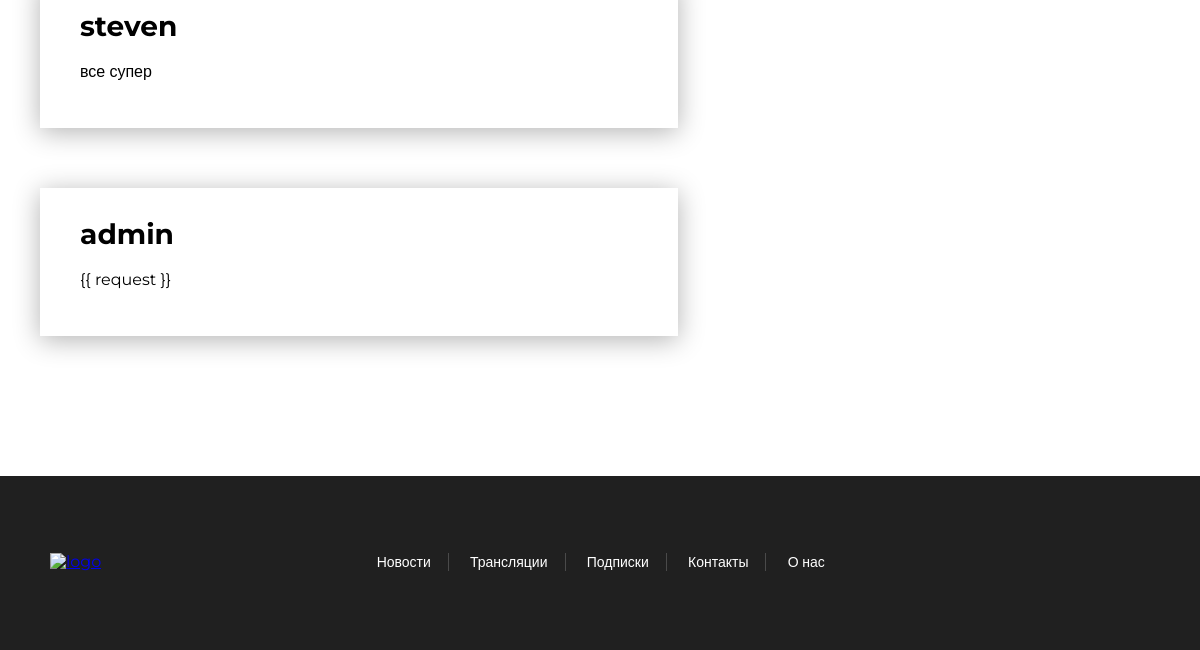
Page /news/1 (lower part) on the earlier database version.
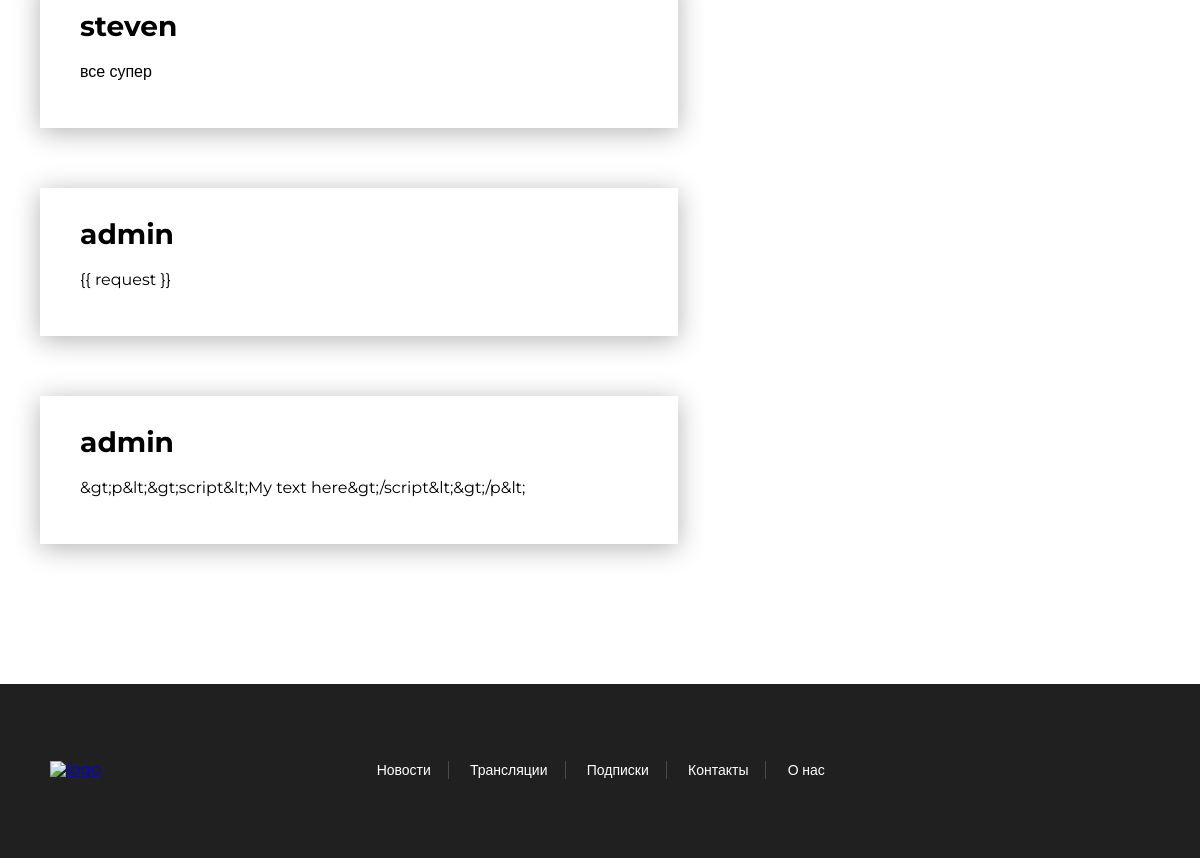
Same page on the later database version.
### mainsite/models.py (models this page shows, shortened)
class NewsComment(models.Model):
    text = models.TextField("Текст комментария", max_length=500)
    author = models.CharField("Автор", max_length=100)
    news = models.ForeignKey(News, on_delete=models.CASCADE)
    class Meta:
        verbose_name = "Комментарий"
        verbose_name_plural = "Комментарии к новостям"

### mainsite/views.py (the view, shortened to what this page needs)
# urls.py: path('news/<pk>', views.NewsPage.as_view(), name='news_card'),
class NewsPage(View):
    def get(self, request, pk, *args, **kwargs):
        data = News.objects.get(id=pk)
        comments = NewsComment.objects.filter(news__name=data.name)
        category = Category.objects.all()
        translations = Translation.objects.all()
        login_form = LoginForm()
        register = UserRegistrationForm()
        return render(request, 'newscard.html',
                      {'news_data': data, "category": category, "translations": translations,
                       'key': 'all',
                       "news_key": 'all', 'day': 'Сегодня',
                       'is_filter': False, 'login_form': login_form, 'reg_form': register, 'comments': comments})

### templates/newscard.html (shortened to what this page needs)
{% extends "base-main.html" %}{% load static %}
{% block title %}{{ news_data.name }}{% endblock title %} {% block content %}
    <div class="streams-margin">
        <section class="post">
            <section class="comments">
                {% for i in comments %}
                    <article class="comments__comment">
                        <h2 class="comments__name">{{ i.author }}</h2>
                        <p class="comments__comment-text">{{ i.text }}</p>
                    </article>
                {% endfor %}
            </section>
        </section>
    </div>
{% endblock content %}

Differences in the rows shown:
added NewsComment: author "admin", text "&gt;p&lt;&gt;script&lt;My text here&gt;/script&lt;&gt;/p&lt;"
